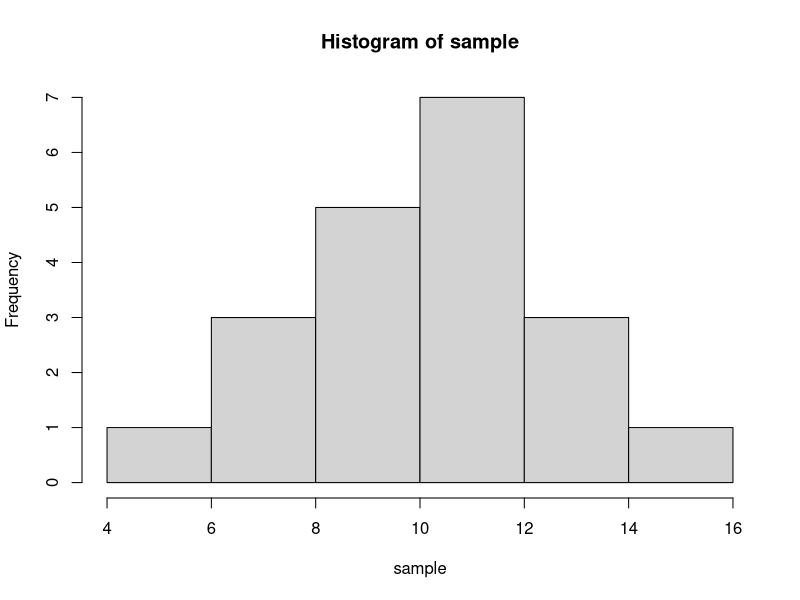
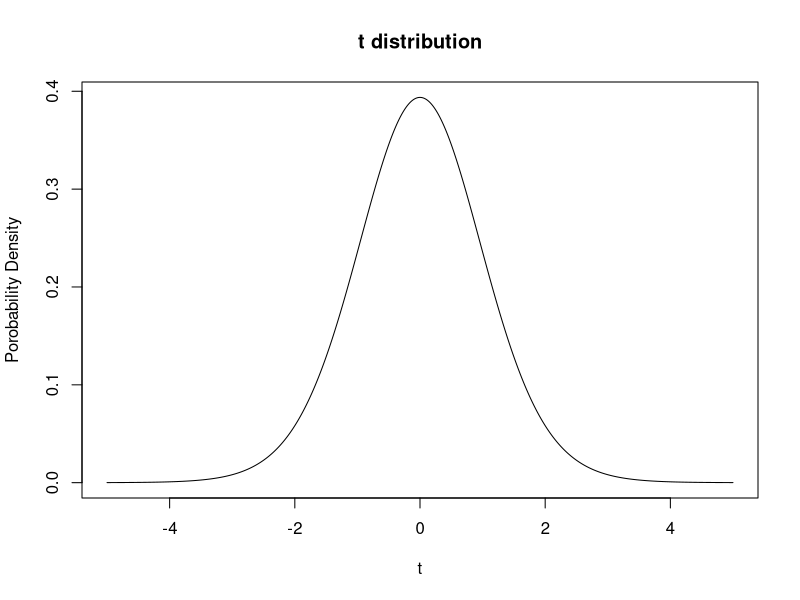
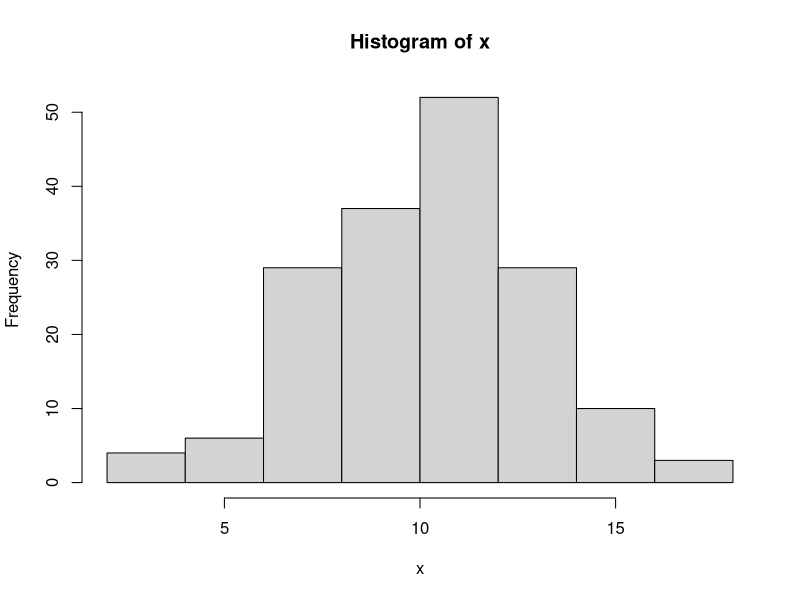
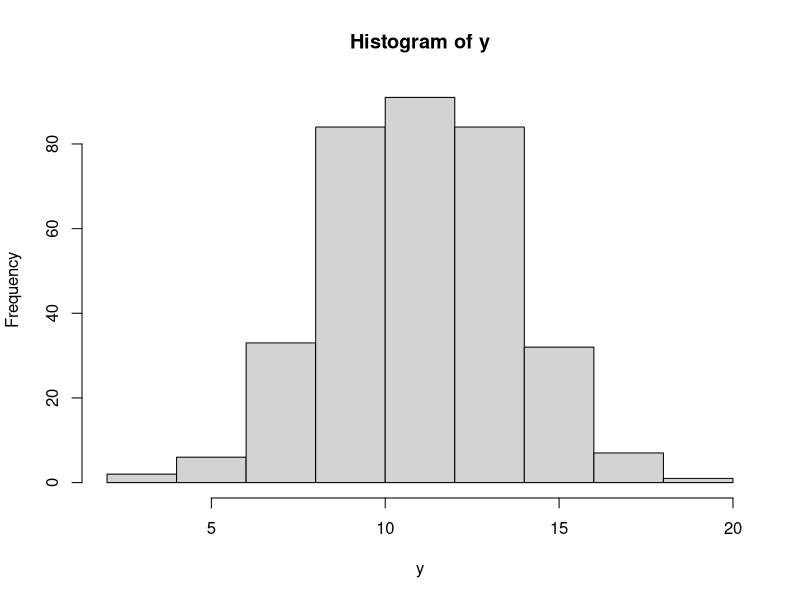
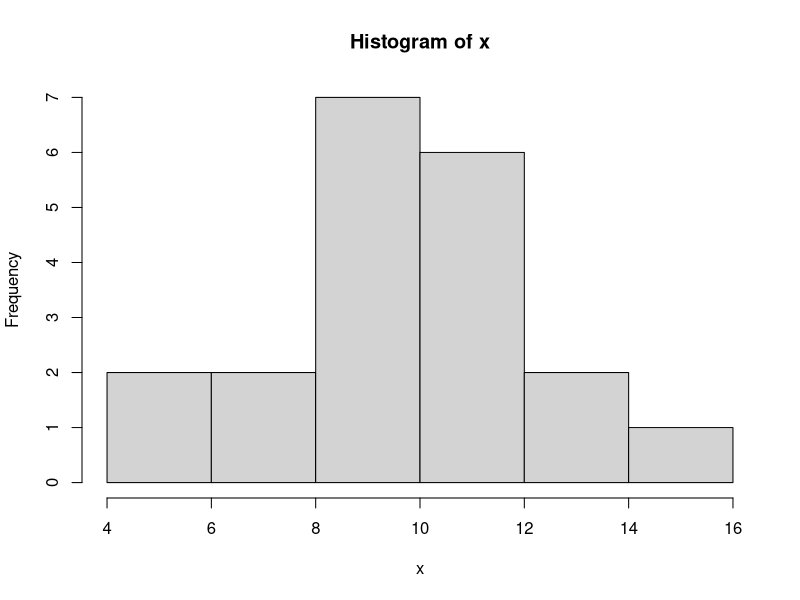
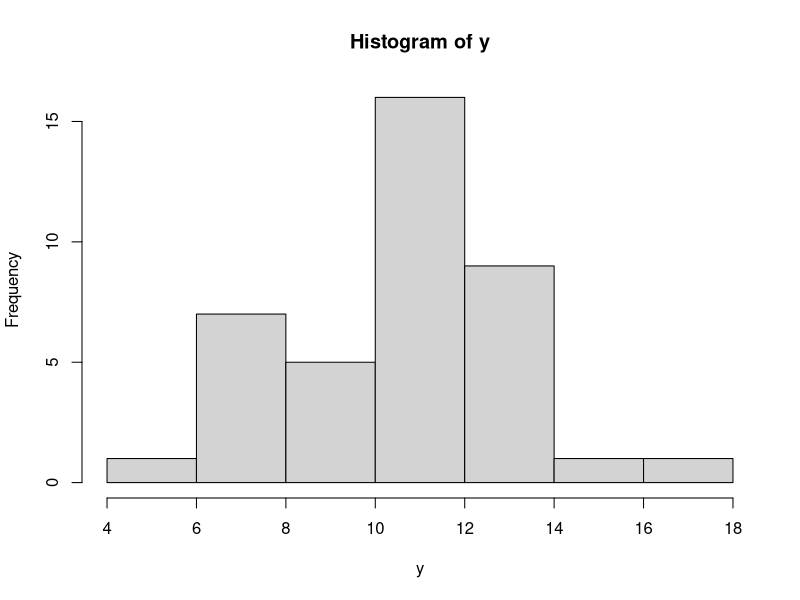
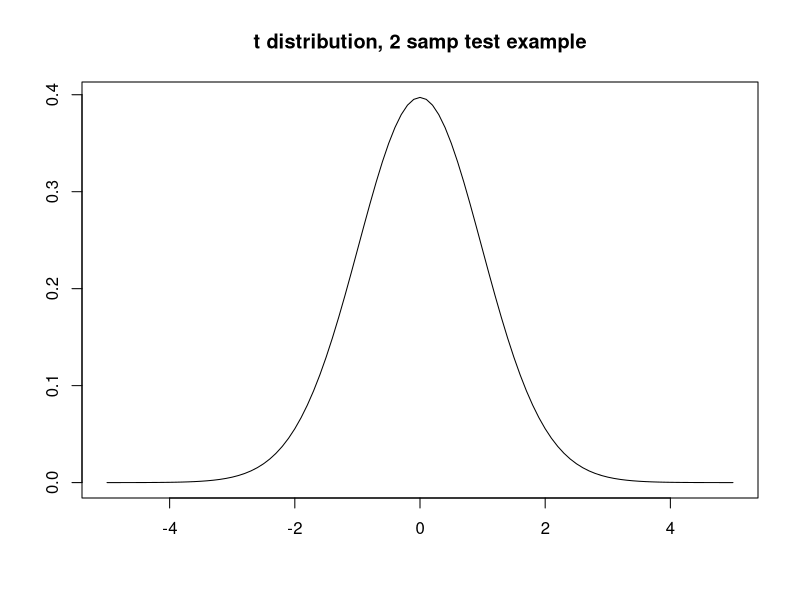
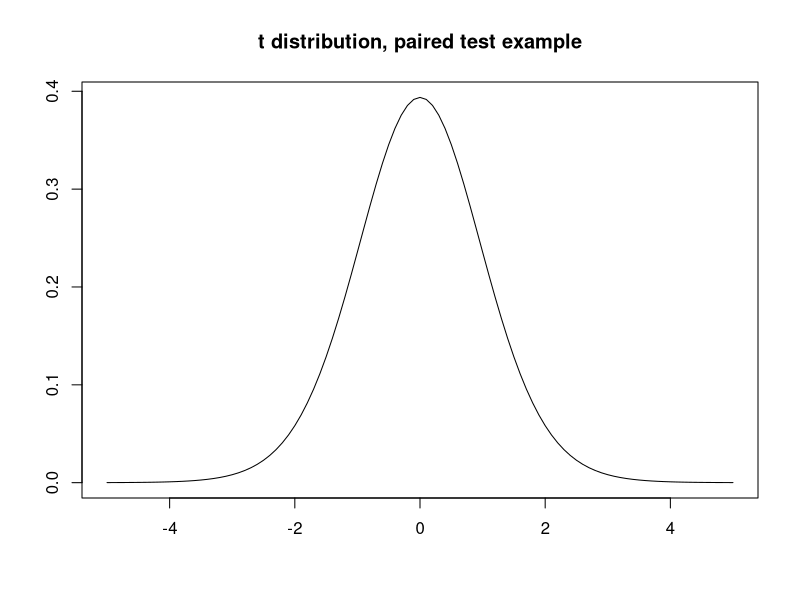

Source code (R) for these figures, in order:
## ---- chunk 1
# First set the sample size we are going to use when we draw our sample. Let's do a sample size of 20 and
# call the variable n
n = 20

# Create a sample to use via the rnorm command. Call this variable "sample".
# Give it a mean of 10 and a standard deviation of 2.5
# plot it in a histogram using hist()
sample = rnorm(n, mean = 10, sd = 2.5)

hist(sample)

# Quickly remake the t distribution, by copying the code we used last time. 
x = seq(-5,5,by = 0.001)
tdistr = dt(x,n-1)
plot(x,tdistr,type = "l",main = "t distribution",xlab = "t",ylab = "Porobability Density")

# what's our t value and where is it on the distribution?  What do you predict for the result of
# the test?
obs_t = (mean(sample)-10)/(sd(sample)/sqrt(length(sample)))

# R's t-test function is called t.test. run help(t.test) to get a feel for the function.

# do the t.test:
# remember, the mean of our null is 10 and we want to do a right, one-sided test (greater than).
t.test(sample,mu = 10,alternative="g")

# There are a lot of outputs, but for our purposes we want to focus on 
# the p-value. 
## ---- chunk 2
N_iter = 20000
h_out = 0
alpha = 0.05
for (i in 1:N_iter){
  x = rnorm(n, mean = 10, sd = 2.5)
  p=t.test(x,mu = 10,alternative = "g")[["p.value"]]
  if (p < alpha){
  h_out = h_out+1
  }
  }
# So what's the rate of type I error?

h_out/N_iter

# It should be close to our significance level!  If H0 is true and we
# reject the Null we are out in the tail of distribution by chance.  And
# alpha is the probability of that!
## ---- chunk 3
# First make 2 large samples using rnorm again. let's say 200 and 400 samples each. 
# Call the variables x and y.The mean of x will be 10 and the mean of y will be 11. 
# Set the standard deviation to 2.5 
x = rnorm(170, mean = 10, sd = 2.5)
y = rnorm(340, mean = 11, sd = 2.5)

# Look at them using hist().

hist(x)
hist(y)

# Very cute, but let's reduce the number of data points to make this a
# little more messy, I mean realistic. Let's do sample sizes of x = 20 and y = 40 (same sd).

x = rnorm(20, mean = 10, sd = 2.5)
y = rnorm(40, mean = 11, sd = 2.5)

# Look at them using hist().

hist(x)
hist(y)
## ---- chunk 4
# Here I made the variances equal. In practice if we are using a two
# sample t test and allowing ourselves to assume equal variances then we
# compute what is called the pooled standard deviation. 

sp = ((length(x)-1)*sd(x)^2+(length(y)-1)*sd(y)^2)/(length(x)+length(y)-2)
sp = sqrt(sp)

# Then we need to think about our H0 for a moment.

# Let's say our H0 is that the population means are equal.ie mean(x)=mean(y).
# So we can calculate our t statistic as follows:
  
obs_t = (mean(x)-mean(y))/sqrt((sp^2)/length(x)+(sp^2)/length(y))

# Now we need to think about our Ha.  Let's say we thought it might be the
# case that mean(x) < mean(y), That means our t stat would be out there in the left
# tail of the distribution.  Think about an extreme case where we would feel confident
# in saying mean(x) < mean(y).  Imagine mean(x) was 0 and
# mean(y) was 1000.  If the samples were large and xbar ~mean(x) and ybar ~mean(y) then
# tstat would be large and negative! This means to the left.

# Ok so what does our t distribution look like?  Where does our observed
# value of t land?  What does that imply for our testing?

tdistr = dt(seq(-5,5,by = .1),length(x)+length(y)-2)
plot(seq(-5,5,by=.1),tdistr,type = "l",main = "t distribution, 2 samp test example",xlab = "",ylab = "")

# Ok now use the t.test to perform a two-sample t-test. We do not need to set mu, instead we need to 
# input both samples into t.test(). We also need to specify that the variances of our samples are 
# equal and that we want a "left" or "lesser" one-sided t-test. 
t.test(x,y,var.equal=TRUE, alternative = "l")

# Do the results of the t-test confirm your suspicions?

# Note the test can also be done without assuming the variances are equal

# In this case the t stat is a bit easier to calculate.  
# No pooled sd. However this test is less accurate than 
# a test made with the assumption of equal variances.
t.test(x,y,var.equal=FALSE, alternative = "l")

# Due to this approximation the test stat is only approximately t
# distributed so you only get approximately alpha significance.
## ---- chunk 5
# Ok we need two samples again. Let's call them x and y again. 
# Set both sample sizes to 200. Set the mean of one of x to 10 and the mean of y to 11. 
# Standard deviation for both is 2.5

x = rnorm(n, mean = 10, sd = 2.5)
y = rnorm(n, mean = 11, sd = 2.5)

# Ok, so what are our diffs? does the order matter? In this case our HA is that mean(x)<mean(y), so we 
# are going to calculate the diffs as x-y with our expectation being that there will be a negative 
# difference if the null is false. 
  
the_diffs=x-y

# What's our H0?  Let's say it is that the means are equal again.

# What's our t stat?

obs_t = mean(the_diffs)/(sd(the_diffs)/sqrt(length(the_diffs)))

# What does our t distribution look like? Where is our observed t value?
# What's the likely outcome of our test?

tdistr = dt(seq(-5,5,by=.1),length(the_diffs)-1)
plot(seq(-5,5,by=.1),tdistr,type = "l",main = "t distribution, paired test example",xlab = "",ylab = "")

# What's our Ha?  Let's say that it is mean(x)<mean(y), so we need to look at a
# rejection region in the left tail of the distribution.
# Ok, do the test. It's t.test again but this time we are going to specify that they are paired. 

t.test(x,y,paired = TRUE, alternative = "l")
## ---- chunk 6
# In order to make sure we are not breaking the assumptions of the t-test, I am going to quickly make a couple of samples for us. 
sample_1 = rnorm(25, mean = 10, sd = 2.5)
sample_2 = rnorm(50, mean = 13, sd = 2.5)
t.test(sample_1, sample_2, var.equal = TRUE)
